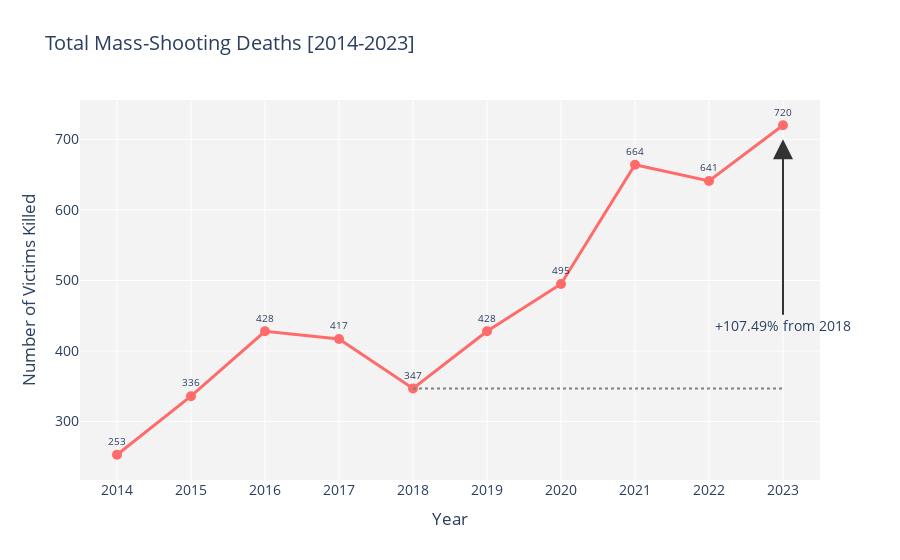
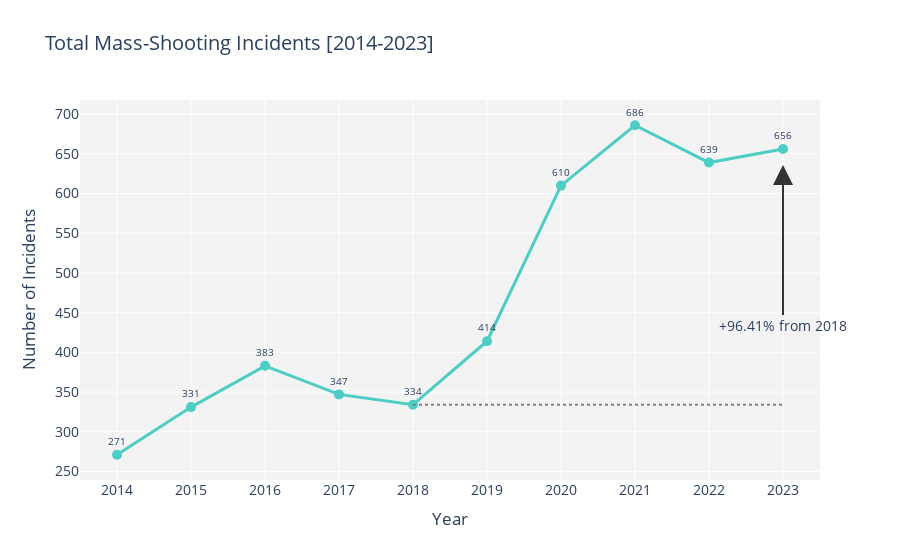

The cell these charts' notebook holds for them, in order:
### Markdown cell above
# Total Mass-Shooting Incidents and Deaths [2014-2023]

### Code cell
# Load the CSV file
data = pd.read_csv('ProcessedGunData.csv')

# Convert 'dates_proccessed' to datetime format and extract the year
data['Year'] = pd.to_datetime(data['dates_proccessed']).dt.year

# Aggregate totals for each year
yearly_victims_killed = data.groupby('Year')['Victims Killed'].sum().reset_index()
yearly_incidents = data.groupby('Year').size().reset_index(name='Incidents')

# Get values for 2018 and 2023
victims_killed_2018 = yearly_victims_killed.loc[yearly_victims_killed['Year'] == 2018, 'Victims Killed'].values[0]
victims_killed_2023 = yearly_victims_killed.loc[yearly_victims_killed['Year'] == 2023, 'Victims Killed'].values[0]
incidents_2018 = yearly_incidents.loc[yearly_incidents['Year'] == 2018, 'Incidents'].values[0]
incidents_2023 = yearly_incidents.loc[yearly_incidents['Year'] == 2023, 'Incidents'].values[0]

# Calculate percentage increases
percent_increase_victims = ((victims_killed_2023 - victims_killed_2018) / victims_killed_2018) * 100
percent_increase_incidents = ((incidents_2023 - incidents_2018) / incidents_2018) * 100

# Plot total victims killed per year
fig1 = go.Figure()
fig1.add_trace(go.Scatter(
    x=yearly_victims_killed['Year'], 
    y=yearly_victims_killed['Victims Killed'],
    mode='lines+markers+text',
    text=yearly_victims_killed['Victims Killed'],
    textposition='top center',
    textfont=dict(size=10),
    line=dict(width=3, color='#FF6B6B'),
    marker=dict(size=10, color='#FF6B6B')
))
fig1.add_shape(
    type="line",
    x0=2018, y0=victims_killed_2018,
    x1=2023, y1=victims_killed_2018,
    line=dict(color="Gray", width=2, dash="dot")
)
fig1.add_annotation(
    x=2023, y=(victims_killed_2023 - 20) / 1,
    text=f'+{percent_increase_victims:.2f}% from 2018',
    showarrow=True,
    arrowhead=2,
    arrowsize=2,
    arrowwidth=2,
    arrowcolor='#333333',
    ax=0,
    ay=(victims_killed_2023 - victims_killed_2018) / 2,
    valign='middle'
)
fig1.update_layout(
    title='Total Mass-Shooting Deaths [2014-2023]',
    xaxis_title='Year',
    yaxis_title='Number of Victims Killed',
    font=dict(size=14),
    plot_bgcolor='rgba(240,240,240,0.8)',
    paper_bgcolor='white',
    hovermode='x unified',
    xaxis=dict(
        tickmode='linear',
        tick0=min(yearly_victims_killed['Year']),
        dtick=1,
        range=[min(yearly_victims_killed['Year'])-0.5, max(yearly_victims_killed['Year'])+0.5]
    )
)
fig1.show()

# Plot total incidents per year
fig2 = go.Figure()
fig2.add_trace(go.Scatter(
    x=yearly_incidents['Year'], 
    y=yearly_incidents['Incidents'],
    mode='lines+markers+text',
    text=yearly_incidents['Incidents'],
    textposition='top center',
    textfont=dict(size=10),
    line=dict(width=3, color='#4ECDC4'),
    marker=dict(size=10, color='#4ECDC4')
))
fig2.add_shape(
    type="line",
    x0=2018, y0=incidents_2018,
    x1=2023, y1=incidents_2018,
    line=dict(color="Gray", width=2, dash="dot")
)
fig2.add_annotation(
    x=2023, y=(incidents_2023 - 20) / 1,
    text=f'+{percent_increase_incidents:.2f}% from 2018',
    showarrow=True,
    arrowhead=2,
    arrowsize=2,
    arrowwidth=2,
    arrowcolor='#333333',
    ax=0,
    ay=(incidents_2023 - incidents_2018) / 2,
)
fig2.update_layout(
    title='Total Mass-Shooting Incidents [2014-2023]',
    xaxis_title='Year',
    yaxis_title='Number of Incidents',
    font=dict(size=14),
    plot_bgcolor='rgba(240,240,240,0.8)',
    paper_bgcolor='white',
    hovermode='x unified',
    xaxis=dict(
        tickmode='linear',
        tick0=min(yearly_incidents['Year']),
        dtick=1,
        range=[min(yearly_incidents['Year'])-0.5, max(yearly_incidents['Year'])+0.5]
   )
)
fig2.show()

### Figure 1 — Plotly figure (JSON) as saved in the notebook; plotly's stock layout.template omitted (floating-point values rounded to 4 significant figures)
{"data": [{"line": {"color": "#FF6B6B", "width": 3}, "marker": {"color": "#FF6B6B", "size": 10}, "mode": "lines+markers+text", "text": [253, 336, 428, 417, 347, 428, 495, 664, 641, 720], "textfont": {"size": 10}, "textposition": "top center", "type": "scatter", "x": [2014, 2015, 2016, 2017, 2018, 2019, 2020, 2021, 2022, 2023], "y": [253, 336, 428, 417, 347, 428, 495, 664, 641, 720]}], "layout": {"annotations": [{"arrowcolor": "#333333", "arrowhead": 2, "arrowsize": 2, "arrowwidth": 2, "ax": 0, "ay": 186.5, "showarrow": true, "text": "+107.49% from 2018", "valign": "middle", "x": 2023, "y": 700}], "font": {"size": 14}, "hovermode": "x unified", "paper_bgcolor": "white", "plot_bgcolor": "rgba(240,240,240,0.8)", "shapes": [{"line": {"color": "Gray", "dash": "dot", "width": 2}, "type": "line", "x0": 2018, "x1": 2023, "y0": 347, "y1": 347}], "title": {"text": "Total Mass-Shooting Deaths [2014-2023]"}, "xaxis": {"dtick": 1, "range": [2014.0, 2024.0], "tick0": 2014, "tickmode": "linear", "title": {"text": "Year"}}, "yaxis": {"title": {"text": "Number of Victims Killed"}}}}

### Figure 2 — Plotly figure (JSON) as saved in the notebook; plotly's stock layout.template omitted (floating-point values rounded to 4 significant figures)
{"data": [{"line": {"color": "#4ECDC4", "width": 3}, "marker": {"color": "#4ECDC4", "size": 10}, "mode": "lines+markers+text", "text": [271, 331, 383, 347, 334, 414, 610, 686, 639, 656], "textfont": {"size": 10}, "textposition": "top center", "type": "scatter", "x": [2014, 2015, 2016, 2017, 2018, 2019, 2020, 2021, 2022, 2023], "y": [271, 331, 383, 347, 334, 414, 610, 686, 639, 656]}], "layout": {"annotations": [{"arrowcolor": "#333333", "arrowhead": 2, "arrowsize": 2, "arrowwidth": 2, "ax": 0, "ay": 161, "showarrow": true, "text": "+96.41% from 2018", "x": 2023, "y": 636}], "font": {"size": 14}, "hovermode": "x unified", "paper_bgcolor": "white", "plot_bgcolor": "rgba(240,240,240,0.8)", "shapes": [{"line": {"color": "Gray", "dash": "dot", "width": 2}, "type": "line", "x0": 2018, "x1": 2023, "y0": 334, "y1": 334}], "title": {"text": "Total Mass-Shooting Incidents [2014-2023]"}, "xaxis": {"dtick": 1, "range": [2014.0, 2024.0], "tick0": 2014, "tickmode": "linear", "title": {"text": "Year"}}, "yaxis": {"title": {"text": "Number of Incidents"}}}}
